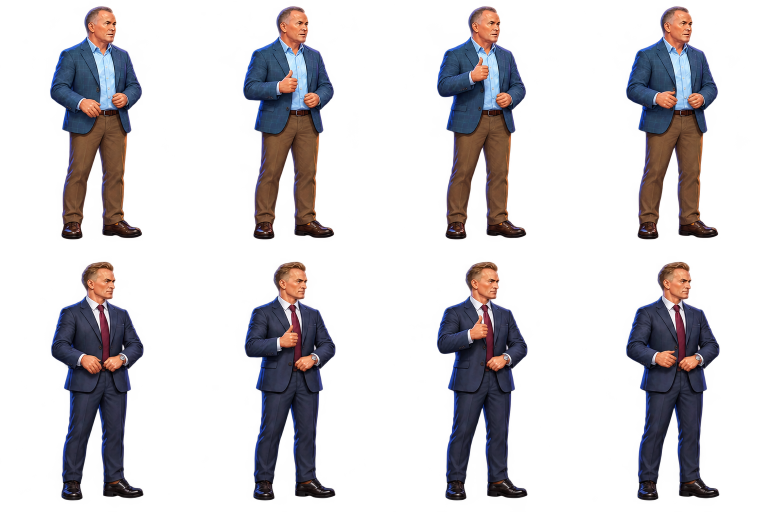
#> input picture assets/map-gestures-v117/atlas-native.png, 1536 x 1024 px (shown at 1/2 size)
$ python pack-map-gestures.py
#> lines starting #> are read from the running program, lines starting #| are printed output that depends on the picture
"""Register generated menu keyframes to the approved native map strips.

This is sprite-sheet packing only: uniform scale, transparent cell padding and
foot registration. The source artwork, faces and body parts are not retouched.
Run manually with Pillow; a normal game build uses the checked-in WebP strips.
"""
from pathlib import Path
from PIL import Image

root = Path(__file__).resolve().parent.parent
folder = root / "assets/map-gestures-v117"
source = Image.open(folder / "atlas-native.png").convert("RGBA")
#> source is the input picture: PIL image 1536x1024 RGBA; mean R, G, B, A 60.7, 54.6, 66.1, 64.7
assert source.size == (1536, 1024)

for row, name in enumerate(("nicolai", "trond")):
    # Every cell in a row shares the same scale and origin. Do not independently
    # center frame bounds: moving the arm must never shift the whole character.
    top, bottom = ((12, 479), (11, 489))[row]
    scale = 402 / (bottom - top)
    width, height = round(384 * scale), round(512 * scale)
    left, y = round(192 - 192 * scale), round(413 - bottom * scale)
    strip = Image.new("RGBA", (384 * 3, 420))
    for column in range(3):
        cell = source.crop((384 * column, 512 * row, 384 * (column + 1), 512 * (row + 1)))
        cell = cell.resize((width, height), Image.Resampling.LANCZOS)
        strip.alpha_composite(cell, (384 * column + left, y))
    # Discard only invisible RGB; alpha and every visible pixel are retained.
    strip.putdata([(r, g, b, a) if a else (0, 0, 0, 0) for r, g, b, a in strip.getdata()])
    strip.save(folder / f"{name}.webp", lossless=True, method=6)
    print(name, strip.size, (folder / f"{name}.webp").stat().st_size)
#> this loop made 2 passes
#> pass 1, `strip.save(folder / f"{name}.webp", lossless=True, method=6)`:
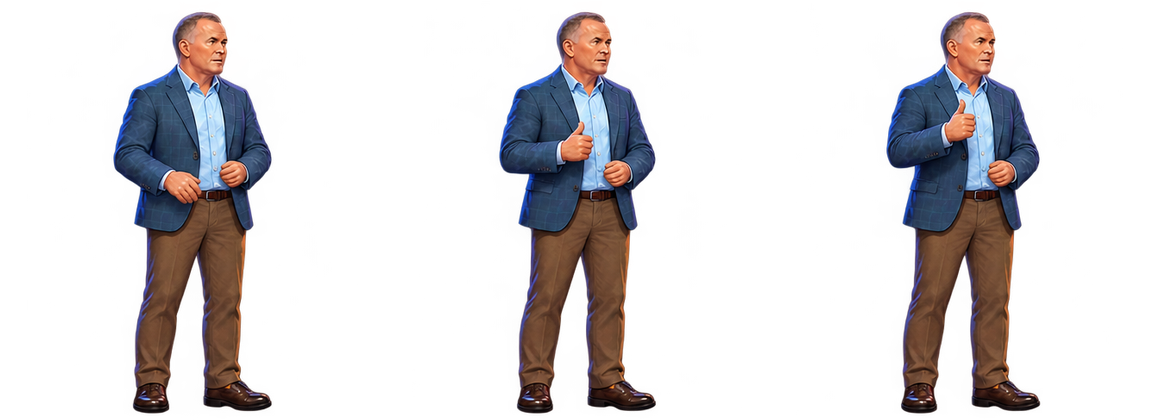
#> saved as nicolai.webp: PIL image 1152x420 RGBA; mean R, G, B, A 25, 20.7, 22.7, 58.2; transparent parts drawn white
#> pass 2, `strip.save(folder / f"{name}.webp", lossless=True, method=6)`:
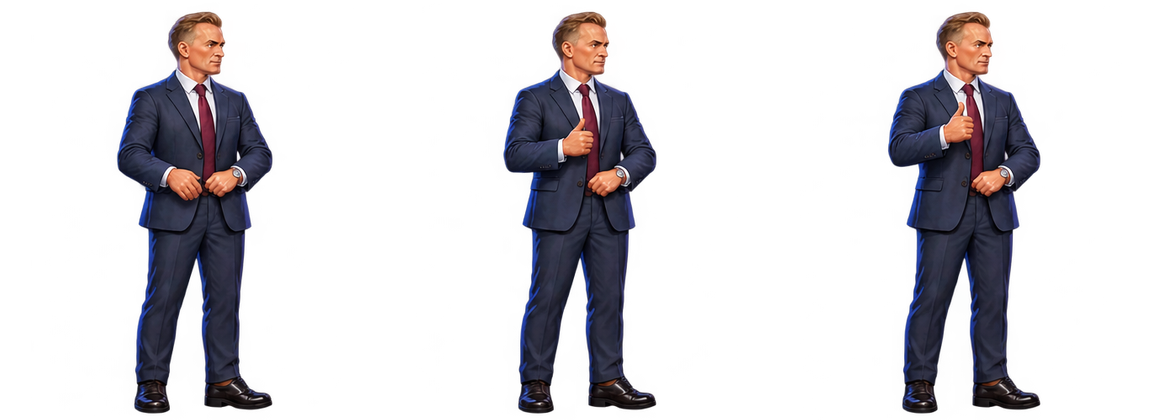
#> saved as trond.webp: PIL image 1152x420 RGBA; mean R, G, B, A 16.2, 13.7, 18.6, 56.1; transparent parts drawn white
#> after the loop:
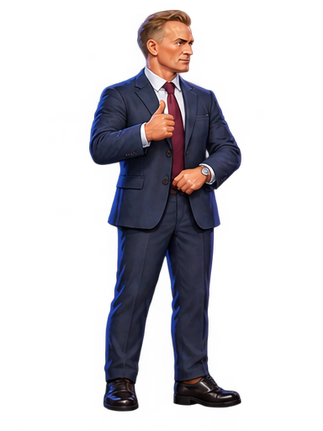
#> cell: PIL image 323x431 RGBA; mean R, G, B, A 18.4, 15.6, 21.5, 64.5; transparent parts drawn white
